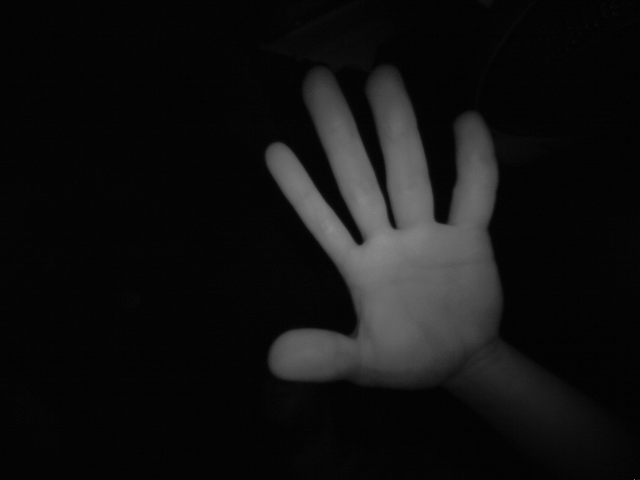
#> input picture images/raw_0_L.png, 640 x 480 px
$ python -i detectFingers.py   (imports and definitions only)
#> lines starting #> are read from the running program, lines starting #| are printed output that depends on the picture; after the words box and inside, x2 and y2 are one past the last pixel; in counts of white or black regions, pixels touching at a corner belong together
#> further down, picture is the input picture: shape (480, 640); min 0, max 142, mean 17.3
### segHand.py
import numpy as np
import cv2 as cv

def segHand(imInput):
	# Filter original
	imFiltered = cv.GaussianBlur(imInput, (3,3), 10)
	# cv.imshow('Blurred', imFiltered)

	# Calculate sharper image
	lapKernel = np.array([[1, 1, 1], [1, -8, 1], [1, 1, 1]])
	imLaplacian = cv.filter2D(imFiltered, cv.CV_32F, lapKernel) # Apply laplacian filter
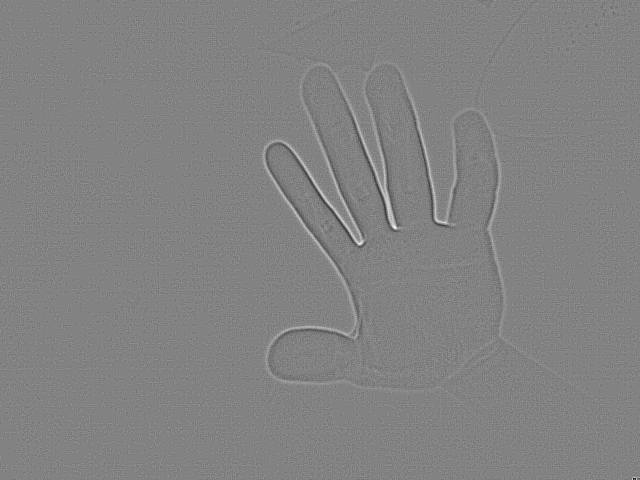
#> imLaplacian: shape (480, 640) float32; min -66, max 63, mean 0; drawn with min black and max white

	imSharp = np.float32(imInput) - imLaplacian
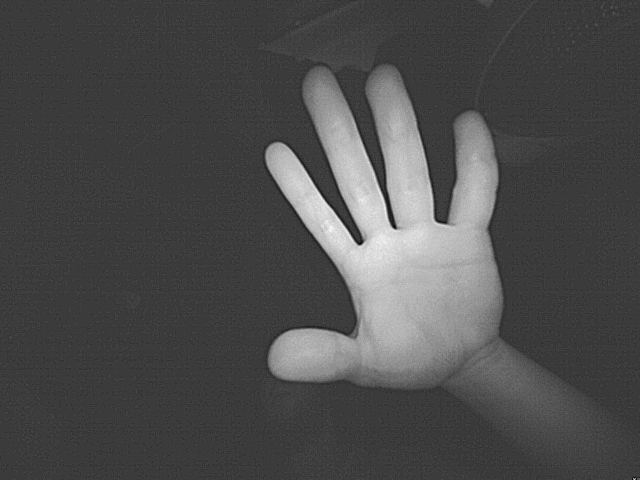
#> imSharp: shape (480, 640) float32; min -42, max 155, mean 17.3; drawn with min black and max white
	imSharp = np.uint8(np.clip(imSharp, 0, 255) )
	# cv.imshow('Sharp', imSharp)

	# Otsu Threshold
	_, imThreshold = cv.threshold(imSharp, 0, 255, cv.THRESH_BINARY + cv.THRESH_OTSU)
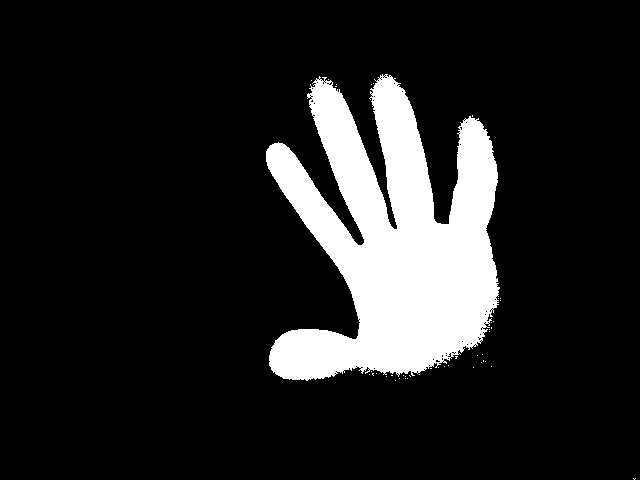
#> imThreshold: shape (480, 640); 13.7% white; 43 white regions (42 under 20 px), largest, box (x1, y1, x2, y2) and area: (266, 74, 500, 381) 41966

	# Opening to remove noise
	SE = cv.getStructuringElement(cv.MORPH_ELLIPSE, (5,5) )
	imErode = cv.erode(imThreshold, SE)
#> imErode: shape (480, 640); 12.2% white; 1 white region, box (x1, y1, x2, y2) and area: (268, 78, 497, 378) 37509
	imOpening = cv.dilate(imErode, SE)
#> imOpening: shape (480, 640); 13.5% white; 1 white region, box (x1, y1, x2, y2) and area: (266, 76, 499, 380) 41339

	# Distance transformation
	imDist = cv.distanceTransform(imOpening, cv.DIST_L2, cv.DIST_MASK_3)
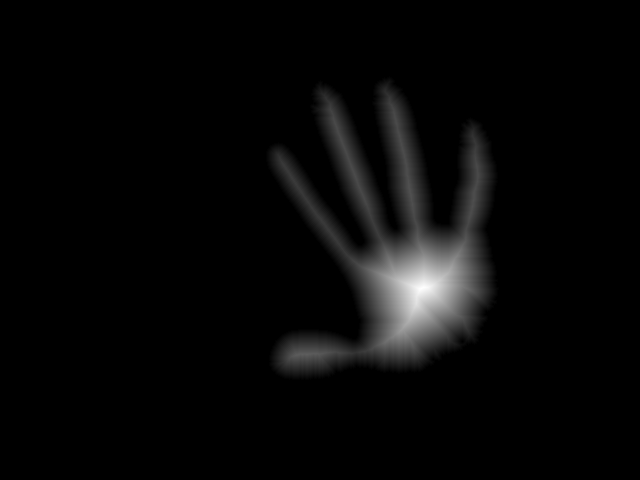
#> imDist: shape (480, 640) float32; min 0, max 67.6, mean 2.1; drawn with min black and max white
	imDist = np.uint8(cv.normalize(imDist, imDist, 0, 255, cv.NORM_MINMAX))
	# cv.imshow('Distance', imDist)

	# Threshold of distance
	threshVal, _ = cv.threshold(imDist, 0, 255, cv.THRESH_BINARY + cv.THRESH_OTSU)
#> threshVal = 52
	_, imDistThresh = cv.threshold(imDist, round(2.5*threshVal), 255, cv.THRESH_BINARY)
#> imDistThresh: shape (480, 640); 1.5% white; 1 white region, box (x1, y1, x2, y2) and area: (379, 252, 461, 338) 4574
	# cv.imshow('Distance Threshold', imDistThresh)
	# print("Distance threshold: ", round(2.5*threshVal))

	# Background marker
	SE = cv.getStructuringElement(cv.MORPH_ELLIPSE, (15,15))
	extMarker = cv.dilate(imThreshold, SE)
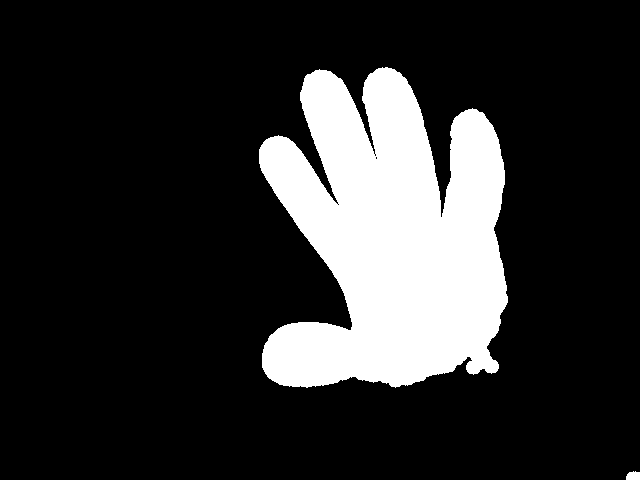
#> extMarker: shape (480, 640); 18.2% white; 2 white regions, box (x1, y1, x2, y2) and area: (259, 67, 508, 388) 55812, (626, 471, 640, 480) 107
	extMarker = 255 - extMarker
#> extMarker: shape (480, 640); 81.8% white; 2 black regions

	# Foreground markers
	contours, _ = cv.findContours(imDistThresh, cv.RETR_EXTERNAL, cv.CHAIN_APPROX_SIMPLE)
#> contours = 1 contour; box (x1, y1, x2, y2) and area: (379, 252, 461, 338) 4444
	markers = np.zeros(imDistThresh.shape, dtype=np.int32)
	for i in range(len(contours)):
	    cv.drawContours(markers, contours, i, (i+1), -1)
#> this loop made 1 pass

	# print(np.amax(markers))

	# All markers
	markers += extMarker
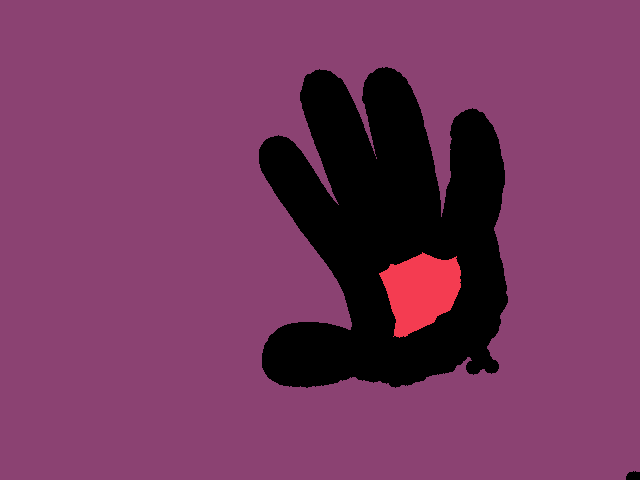
#> markers: shape (480, 640) int32; 3 distinct labels, from 0 to 255; one colour per label, 0 black

	cv.watershed(cv.cvtColor(imFiltered, cv.COLOR_GRAY2BGR), markers)

	# cv.imshow('Markers', np.uint8(markers) )

	return np.uint8(markers)
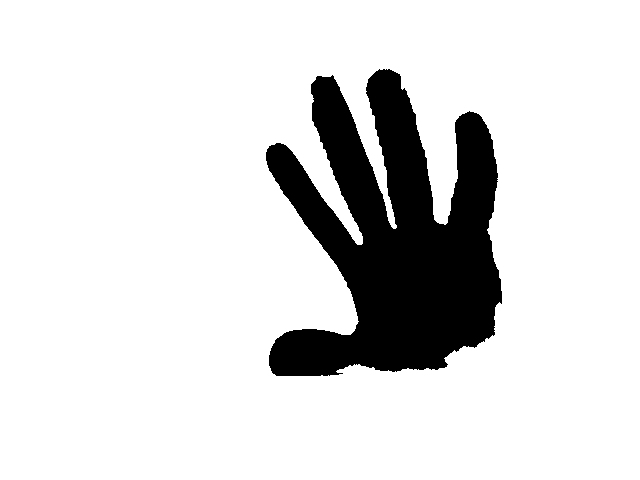
#> returned value: shape (480, 640); values 1 (black) and 255 (white), 86.1% white; 1 black region, box (x1, y1, x2, y2) and area: (266, 69, 502, 376) 42682
	# return imOpening

### filterHull.py
import numpy as np

def dist(p1,p2):
    return np.sqrt( (p1[0][0]-p2[0][0])**2 + (p1[0][1]-p2[0][1])**2 )

def removeArray(L,arr):
    ind = 0
    size = len(L)
    while ind != size and not np.array_equal(L[ind],arr):
        ind += 1
    if ind != size:
        L.pop(ind)
    else:
        raise ValueError('array not found in list.')

def filterHull(contour, hullIndices, maxDist):
    indices = [i[0] for i in hullIndices] # Points to be trated

    # List of all partitions
    newIndices = []

    # While there are still points to be treated
    while len(indices) > 0:

        # Add first element
        p1 = indices.pop(0)
        partition = [p1]
        added = [p1]

        # Search elements that belong to same partition
        while added:
            p1 = added.pop(0)

            # Search all elements close to p1
            peers = []
            for p in indices:
                if dist(contour[p1],contour[p]) <= maxDist:
                    peers.append(p)

            added += peers
            partition += peers

            # Remove newly added points from original list
            for a in peers:
                removeArray(indices,a)

        meanPoint = np.mean(contour[partition],0)
        distances = [dist(meanPoint, contour[i]) for i in partition]
        # print(distances, np.argmin(distances))

        # Add partition to the list
        newIndices.append([partition[np.argmin(distances)] ] )

    return np.array(newIndices)

### filterFingers.py
import numpy as np

def norm(v):
    return np.sqrt( v[0][0]**2 + v[0][1]**2 )

def cosAngle(point, d1, d2):
    v1 = d1 - point
    v2 = d2 - point

    return np.sum(v1*v2) / (norm(v1) * norm(v2) )

def filterFingers(contour, defect):
    fingerIndices = []

    for i in range(len(defect)):
        j = i-1
        if j < 0:
            j = len(defect)-1

        # Coordinates of finger candidate and adoint defects
        point = contour[defect[i][0][0]]
        d1 = contour[defect[i][0][2]]
        d2 = contour[defect[j][0][2]]

        # Defect intensity of points d1 and d2
        di1 = defect[i][0][3]
        di2 = defect[j][0][3]

        # Threshold parameters
        fingerMaxAngle = 40
        minDefect = 4000 #7000

        if cosAngle(point, d1, d2) > np.cos(fingerMaxAngle*np.pi/180) and (di1 > minDefect or di2 > minDefect):
            fingerIndices.append( [defect[i][0][0] ] )

            # print(point, di1, di2)

    return np.array(fingerIndices)

### detectFingers.py
import cv2 as cv
import numpy as np
from segHand import segHand
from filterHull import filterHull
from filterFingers import filterFingers

def detectFingers(imInput):
    # Color copy of input
    imColor = cv.cvtColor(imInput, cv.COLOR_GRAY2BGR)

    # Binary image from segmented objects
    imSegmented = segHand(imInput)
    _, imBinary = cv.threshold(imSegmented, 254, 255, cv.THRESH_BINARY_INV)
#> imBinary: shape (480, 640); 13.9% white; 1 white region

    # Find contours
    allContours, _ = cv.findContours(imBinary, cv.RETR_EXTERNAL, cv.CHAIN_APPROX_SIMPLE)
#> allContours = 1 contour; box (x1, y1, x2, y2) and area: (266, 69, 502, 376) 41828
    imContours = imColor.copy()

    # Convexity analysis
    contours = []
    hulls = []
    defects = []
    fingers = []
    for contour in allContours:
        hullIndices = cv.convexHull(contour, None, False, False) # Calculate convex hulls
        hullIndices = filterHull(contour,hullIndices,8) # Clusters close points together

        defectList = cv.convexityDefects(contour, hullIndices) # Calculates convexity defects
        # print("Defects:", defectList)
        if defectList is not None:
            fingerIndices = filterFingers(contour, defectList) # Identifies which points are fingers
            # print("Fingers:", fingerIndices)
            if len(fingerIndices) >= 4:
                contours.append(contour)
                hulls.append(np.array( [contour[i[0]] for i in hullIndices] ) )
                defects.append(np.array( [contour[d[0][2] ] for d in defectList]) )
                fingers.append(np.array( [contour[i[0]] for i in fingerIndices] ) )
#> this loop made 1 pass
#> fingerIndices on pass 1: [168, 311]
#> after the loop, contours = []; defects = []; fingers = []; hulls = []


    # Sort finger order
    fingerList = []
    if len(fingers) == 1 and len(fingers[0]) == 5:
        fingerList = np.array(sorted(list(fingers[0]), key = lambda x: x[0][0] ) )
        # print(fingerList)

    # Drawings
    #cv.drawContours(imContours, contours, -1, (0,0,255), 2) # Hand contour
    cv.drawContours(imContours, hulls, -1, (0,255,0), 2) # Convex Hull
    # for hull in hulls:
    #     for point in hull:
    #         cv.circle(imContours,tuple(point[0]), 5, (255,255,0), 2) # Finger candidates
    for defect in defects:
        for point in defect:
            cv.circle(imContours,tuple(point[0]), 5, (255,0,255), 2) # Convex defects
#> this loop made 0 passes
    for finger in fingers:
        for point in finger:
            cv.circle(imContours,tuple(point[0]), 5, (255,0,0), 2) # Fingers

    return fingerList, imContours


# [5 lines of commented-out code are left out]

>>> import cv2
>>> picture = cv2.imread('images/raw_0_L.png', cv2.IMREAD_GRAYSCALE)
>>> result = detectFingers(picture)
